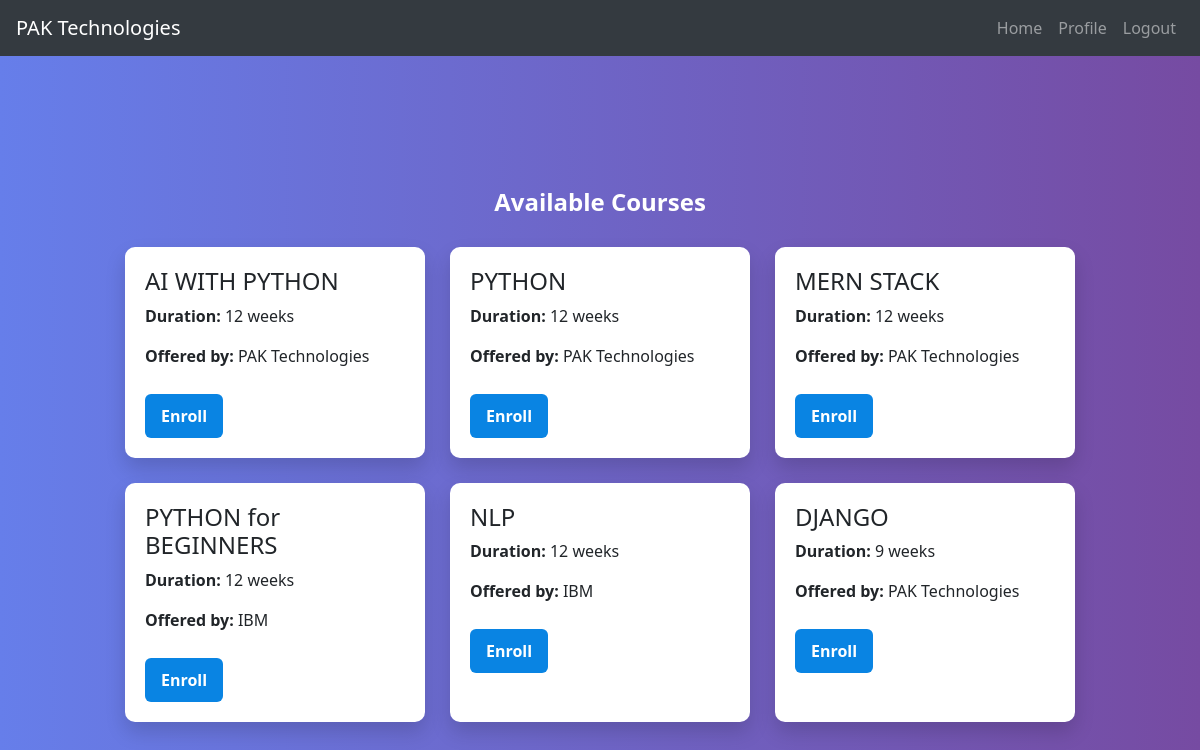
The page /student/home (signed in) on the database its author committed.
### tables this page shows
CREATE TABLE courses (
            id INTEGER PRIMARY KEY AUTOINCREMENT,
            name TEXT NOT NULL,
            duration TEXT NOT NULL,
            company_name TEXT NOT NULL
        );

### app.py (the view)
@app.route('/student/home')
@student_login_required
def student_home():
    conn = get_db_connection()
    courses = conn.execute("SELECT * FROM courses").fetchall()
    conn.close()
    return render_template('student/home.html', courses=courses)

### app.py (called while the page is built)
def get_db_connection():
    conn = sqlite3.connect('courses.db')
    conn.row_factory = sqlite3.Row
    return conn

def student_login_required(f):
    @wraps(f)
    def decorated_function(*args, **kwargs):
        if 'student_id' not in session:
            flash("Student access required. Please login.")
            return redirect(url_for('student_login'))
        return f(*args, **kwargs)
    return decorated_function

### templates/student/home.html
{% extends 'base.html' %}
{% block content %}
<div class="course-page-wrapper">
    <h2 class="page-title">Available Courses</h2>
    <div class="course-list">
        {% for course in courses %}
            <div class="course-card">
                <h4>{{ course.name }}</h4>
                <p><strong>Duration:</strong> {{ course.duration }}</p>
                <p><strong>Offered by:</strong> {{ course.company_name }}</p>
                <a href="{{ url_for('enroll', course_id=course.id) }}" class="btn-enroll">Enroll</a>
            </div>
        {% endfor %}
    </div>
</div>
{% endblock %}

### templates/base.html (shortened to what this page needs)
<!DOCTYPE html>
<html>
<head>
    <link rel="stylesheet" href="https://stackpath.bootstrapcdn.com/bootstrap/4.5.2/css/bootstrap.min.css">
    <link rel="stylesheet" href="{{ url_for('static', filename='css/style.css') }}">
</head>
<body>
<nav class="navbar navbar-expand-lg navbar-dark bg-dark fixed-top">
    <a class="navbar-brand" href="{{ url_for('landing') }}">PAK Technologies</a>
    <div class="collapse navbar-collapse" id="navbarNav">
        <ul class="navbar-nav ml-auto">
            {% if session.get('student_id') %}
                <li class="nav-item"><a class="nav-link" href="{{ url_for('student_home') }}">Home</a></li>
                <li class="nav-item"><a class="nav-link" href="{{ url_for('student_profile') }}">Profile</a></li>
                <li class="nav-item"><a class="nav-link" href="{{ url_for('logout') }}">Logout</a></li>
            {% else %}
                <li class="nav-item"><a class="nav-link" href="{{ url_for('student_login') }}">Student Login</a></li>
                <li class="nav-item"><a class="nav-link" href="{{ url_for('admin_login') }}">Admin Login</a></li>
            {% endif %}
        </ul>
    </div>
</nav>
<div class="container" style="padding-top: 80px;">
</div>
<div class="page-container">
    {% block content %}{% endblock %}
</div>
</body>
</html>

### static/css/style.css (style rules this page uses)
body { margin: 0; padding: 0; font-family: 'Segoe UI', Arial, sans-serif; background: linear-gradient(to right, #667eea, #764ba2); min-height: 100vh; }
.page-container { display: flex; justify-content: center; align-items: center; padding-top: 30px; min-height: calc(100vh - 80px); }
.course-page-wrapper { padding: 30px 20px; text-align: center; }
.page-title { font-size: 24px; margin-bottom: 30px; font-weight: bold; color: #fff; }
.course-list { display: flex; flex-wrap: wrap; justify-content: center; gap: 25px; }
.course-card { background-color: white; padding: 20px; width: 300px; border-radius: 10px; box-shadow: 0 10px 20px rgba(0, 0, 0, 0.15); text-align: left; }
.btn-enroll { display: inline-block; margin-top: 10px; padding: 10px 16px; background-color: #0984e3; color: white; text-decoration: none; border-radius: 6px; font-weight: bold; transition: background-color 0.3s ease; }

### rows shown on the page
courses: name "AI WITH PYTHON", duration "12 weeks", company_name "PAK Technologies"
courses: name "PYTHON", duration "12 weeks", company_name "PAK Technologies"
courses: name "MERN STACK", duration "12 weeks", company_name "PAK Technologies"
courses: name "PYTHON for BEGINNERS", duration "12 weeks", company_name "IBM"
courses: name "NLP", duration "12 weeks", company_name "IBM"
courses: name "DJANGO", duration "9 weeks", company_name "PAK Technologies"
